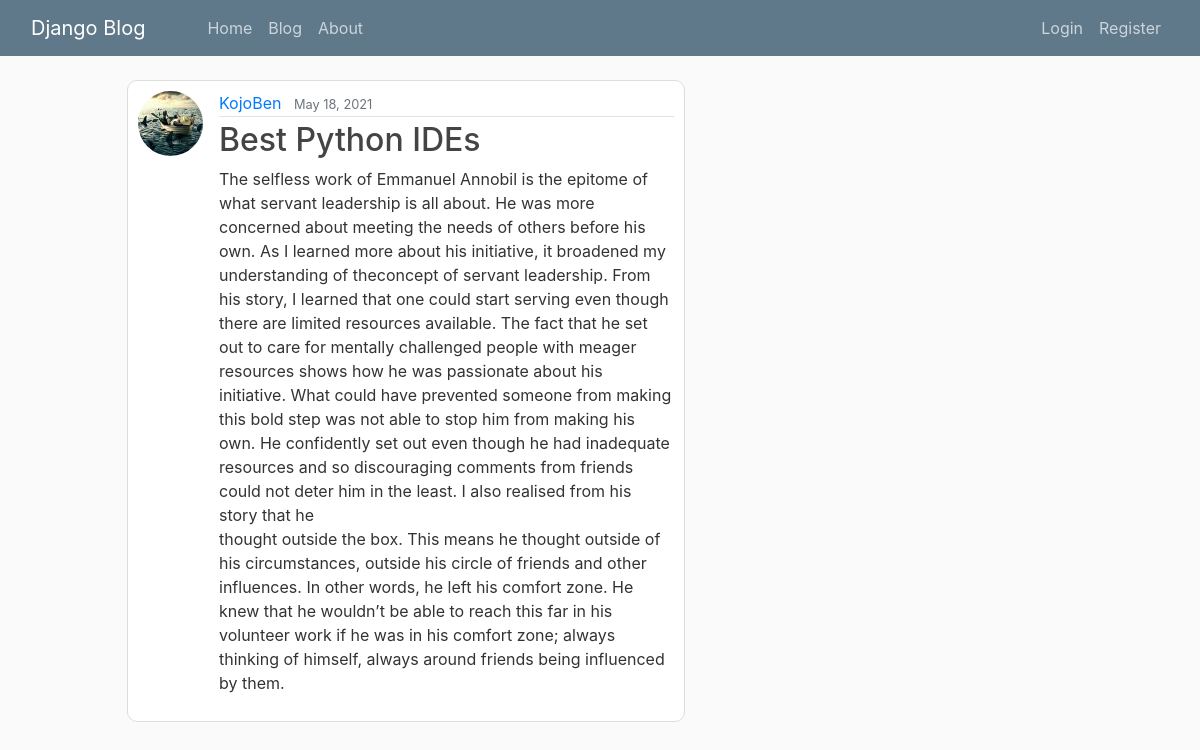
The page /post/8/ on the database its author committed.
### blog/models.py (models this page shows, shortened)
class Post(models.Model):
    title = models.CharField(max_length=100)
    content = models.TextField()
    date_posted = models.DateTimeField(default=timezone.now)
    author = models.ForeignKey(User, on_delete=models.CASCADE)

### users/models.py (models this page shows, shortened)
class Profile(models.Model):
    user = models.OneToOneField(User, on_delete=models.CASCADE)
    image = models.ImageField(default='default.jpg', upload_to='profile_pics')

### blog/views.py (the view)
# urls.py: path('post/<int:pk>/', PostDetailView.as_view(), name='post-detail'),
class PostDetailView(DetailView):
    model = Post

### blog/templates/blog/post_detail.html (shortened to what this page needs)
{% extends 'blog/base.html' %}
{% block content %}
    <article class="media content-section">
      <img class='rounded-circle article-img' src="{{ object.author.profile.image.url }}" alt="profile_pic">
      <div class="media-body">
        <div class="article-metadata">
          <a class="mr-2" href="{% url 'user-posts' object.author.username %}">{{ object.author }}</a>
          <small class="text-muted">{{ object.date_posted|date:"F d, Y" }}</small>
        </div>
        <h2 class="article-title">{{ object.title }}</h2>
        <p class="article-content">{{ object.content }}</p>
      </div>
    </article>
{% endblock content %}

### blog/static/css/style.css (style rules this page uses)
body { background: #fafafa; color: #333333; margin-top: 5rem; }
h1, h2, h3, h4, h5, h6 { color: #444444; }
.content-section { background: #ffffff; padding: 10px 10px; border: 1px solid #dddddd; border-radius: 10px; margin-left: 7rem; margin-bottom: 20px; }
.article-title { color: #444444; }
.article-content { white-space: pre-line; }
.article-img { height: 65px; width: 65px; margin-right: 16px; }
.article-metadata { padding-bottom: 1px; margin-bottom: 4px; border-bottom: 1px solid #e3e3e3 }

### rows shown on the page
Post: author.profile.image (picture), author "KojoBen", date_posted "May 18, 2021", title "Best Python IDEs", content "The selfless work of Emmanuel Annobil is the epitome of what servant leadership is all about. He was more concerned about meeting the needs of others before his own. As I learned more about his initiative, it broadened my understanding of theconcept of servant leadership. From his story, I learned that one could start serving even though there are limited resources available. The fact that he set out to care for mentally challenged people with meager resources shows how he was passionate about his initiative. What could have prevented someone from making this bold step was not able to stop him from making his own. He confidently set out even though he had inadequate resources and so…"
